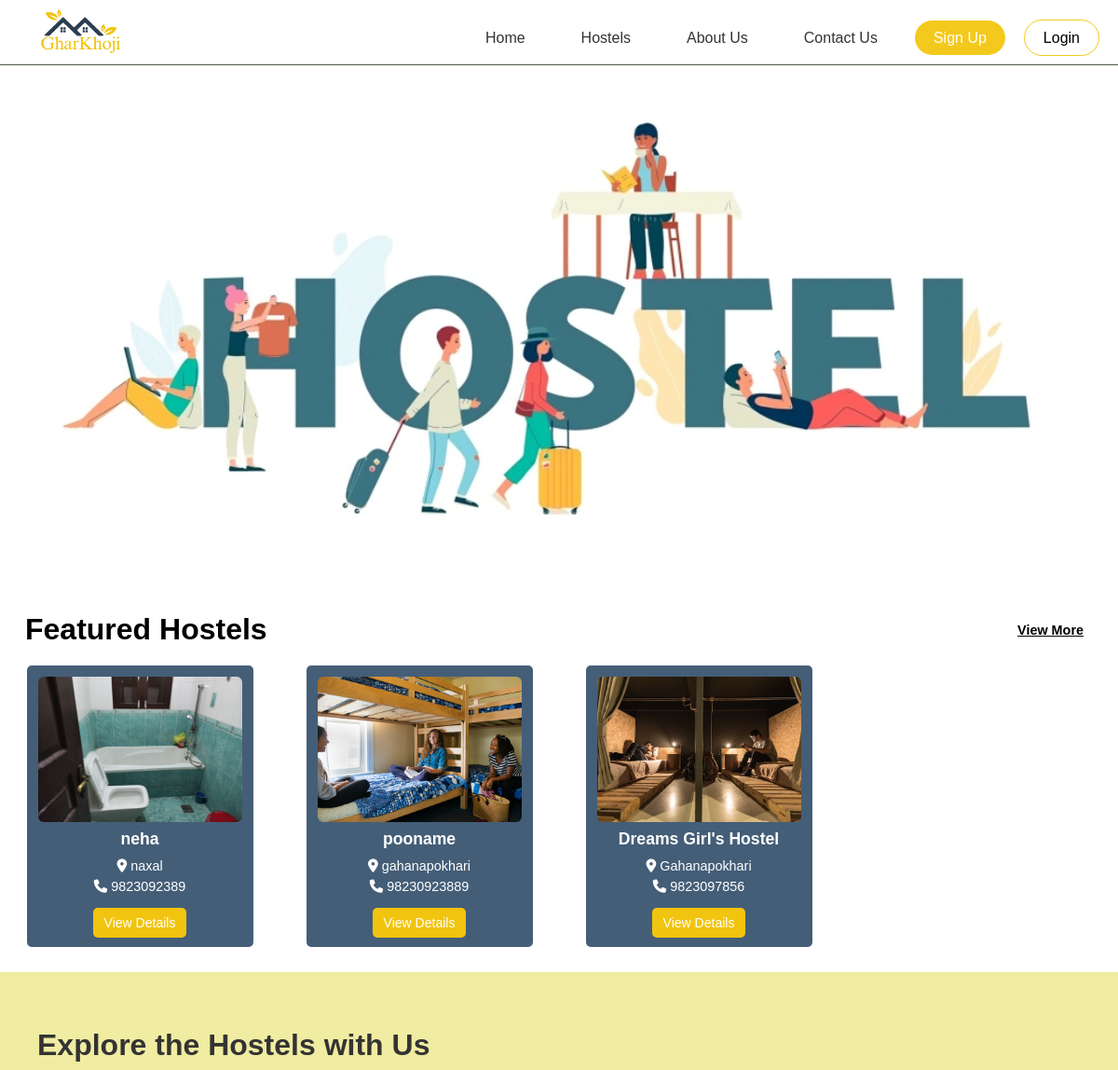
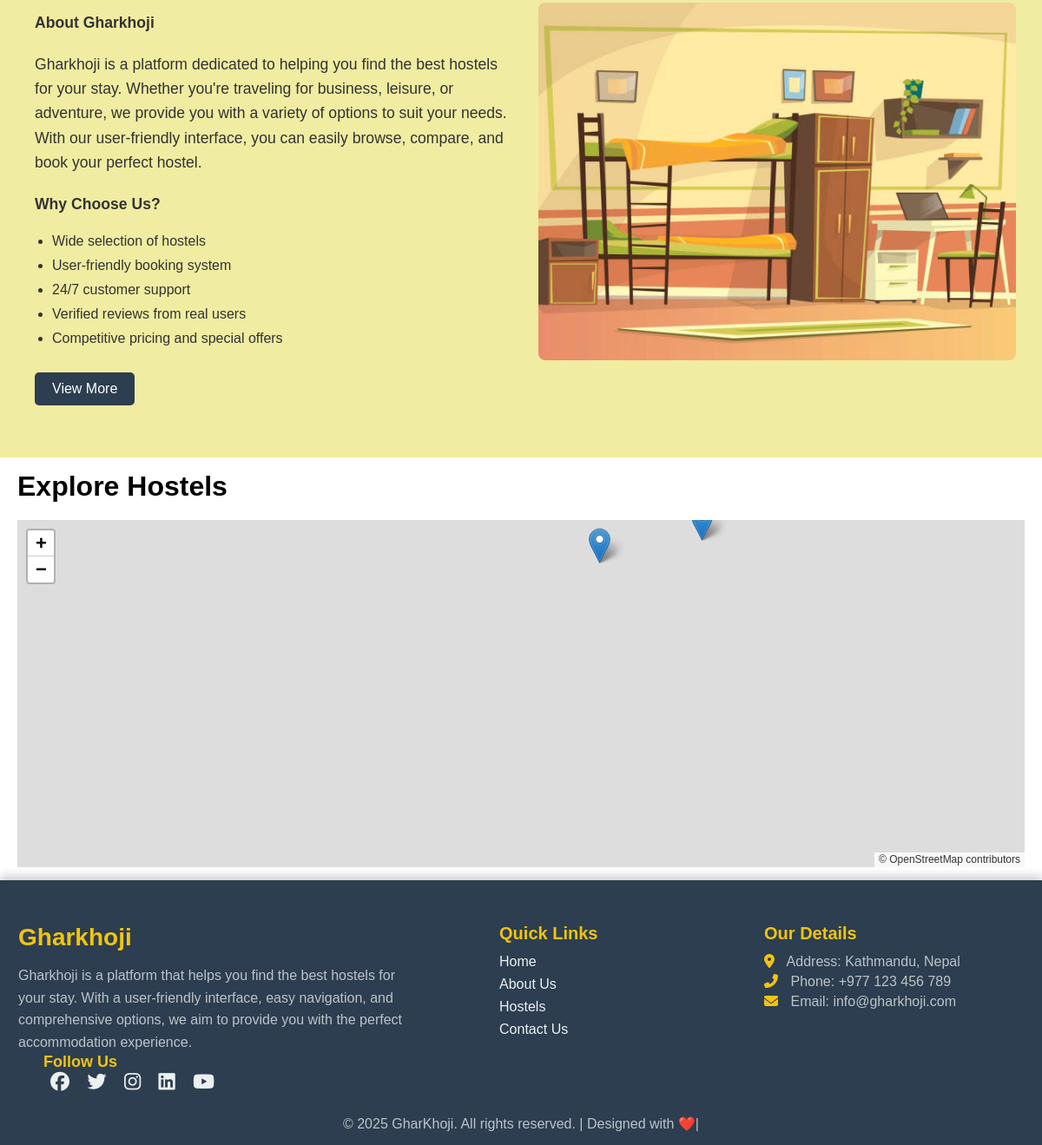
The page / on the database its author committed (2 pictures, top to bottom).
### app/models.py (models this page shows, shortened)
class HostelProperty(models.Model):
    HOSTEL_TYPES = [
        ('Boy', 'Boy'),
        ('Girl', 'Girl')
    ]
    STATUS_CHOICES = [('pending', 'Pending'), ('approved', 'Approved'), ('rejected', 'Rejected')]
    AVAILABILITY_STATUS = [
        ('available', 'Available'),
        ('unavailable', 'Unavailable')
    ]
    unique_id = models.CharField(max_length=10, unique=True, editable=False)
    title = models.CharField(max_length=255)
    hostel_type = models.CharField(max_length=10, choices=HOSTEL_TYPES)
    description = models.TextField()
    phone_number = models.CharField(max_length=15)
    email = models.EmailField()
    location = models.CharField(max_length=255)
    latitude = models.FloatField(null=True, blank=True)
    longitude = models.FloatField(null=True, blank=True)
    single_beds = models.PositiveIntegerField()
    shared_2_beds = models.PositiveIntegerField()
    shared_3_beds = models.PositiveIntegerField()
    price_single_bed = models.DecimalField(max_digits=10, decimal_places=2)
    price_shared_2_beds = models.DecimalField(max_digits=10, decimal_places=2)
    price_shared_3_beds = models.DecimalField(max_digits=10, decimal_places=2)
    availability = models.CharField(max_length=15, choices=AVAILABILITY_STATUS)
    rules = models.TextField()
    pan_number = models.CharField(max_length=50)
    amenities = models.TextField()  # Store as JSON or comma-separated values
    approval_status = models.CharField(max_length=10, choices=STATUS_CHOICES, default='pending')
    created_at = models.DateTimeField(auto_now_add=True)
    class Meta:
        verbose_name_plural = "Hostel Details"

class HostelImage(models.Model):
    hostel = models.ForeignKey(HostelProperty, on_delete=models.CASCADE, related_name='images')
    image = models.ImageField(upload_to='hostel_images/')

### app/views.py (the view)
# urls.py: path('', views.HomePage, name='home'),
def HomePage(request):
    Hostels = HostelProperty.objects.filter(approval_status='approved')  # Only fetch approved properties initially
    return render(request, 'home.html', {'Hostels':Hostels})

### templates/home.html (shortened to what this page needs)
{% extends "base.html" %}
{% load static %}
{% block styles %}
  <link rel="stylesheet" href="{% static 'css/home.css' %}">
  <link rel="stylesheet" href="https://unpkg.com/leaflet@1.9.4/dist/leaflet.css"
/>
{% endblock styles%}
{%block content %}
    <main>
        <section class="image">
            <div class="hostel-image-container">
                <img src="{% static 'img/hostel1.png' %}" alt="GharKhoji Banner">
            </div>
        </section>
        <section class="featured-hostels">
            <div class="header-row">
                <h2>Featured Hostels</h2>
                <h4>View More</h4>
            </div>
            <div class="outer-card">
                {% for hostel in Hostels %}
                  <div class="inner-card">
                    <div class="image-wrapper">
                      {% if hostel.images.all %}
                      <img src="{{ hostel.images.first.image.url }}" alt="{{ hostel.title }}">
                  {% else %}
                      <img src="{% static 'img/image.jpg' %}" alt="Default Image">
                  {% endif %}
                    </div>
                    <div class="content">
                      <p>{{ hostel.title }}</p>
                      <span><i class="fa-solid fa-location-dot"></i> {{ hostel.location }}</span>
                      <span><i class="fa-solid fa-phone"></i> {{ hostel.phone_number }}</span>
                    </div>
                    <div class="view-details-container">
                      <a href="{% url 'hosteldetails' hostel.id %}"><button class="view-details-btn">View Details</button></a>
                    </div>
                  </div>
                {% empty %}
                  <p>No hostels available at the moment.</p>
                {% endfor %}
              </div>
        </section>
        <section class="explore-section">
            <div class="explore-content">
              <div class="explore-info">
                <h2>Explore the Hostels with Us</h2>
                <p><strong>About Gharkhoji</strong></p>
                <p>Gharkhoji is a platform dedicated to helping you find the best hostels for your stay. Whether you're traveling for business, leisure, or adventure, we provide you with a variety of options to suit your needs. With our user-friendly interface, you can easily browse, compare, and book your perfect hostel.</p>
                <p><strong>Why Choose Us?</strong></p>
                <ul>
                  <li>Wide selection of hostels</li>
                  <li>User-friendly booking system</li>
                  <li>24/7 customer support</li>
                  <li>Verified reviews from real users</li>
                  <li>Competitive pricing and special offers</li>
                </ul>
                <a href="{% url 'aboutus' %}">
                    <button class="view-more-btn">View More</button>
                </a>
              </div>
              <div class="explore-image">
                <img src="{% static 'img/login.jpg' %}" alt="Explore Gharkhoji" class="explore-img">
              </div>
            </div>
        </section>
        <section class="map-section">
            <h2>Explore Hostels</h2>
            <div id="map" class="map-container">
            </div>
        </section>
    </main>
    {% endblock %}

### static/css/base.css (style rules this page uses)
* { margin: 0; padding: 0; box-sizing: border-box; font-family: Arial, sans-serif; }

### static/css/home.css (style rules this page uses)
* { margin: 0; padding: 0; box-sizing: border-box; font-family: Arial, sans-serif; }
.image { display: flex; justify-content: center; align-items: center; padding: 0; margin-top: 70px; }
.hostel-image-container { width: 100%; height: 70vh; display: flex; justify-content: center; align-items: center; overflow: hidden; }
.hostel-image-container img { width: 100%; height: 100%; object-fit: cover; object-position: center 34%; }
.featured-hostels { padding: 15px; }
.featured-hostels .header-row { display: flex; justify-content: space-between; align-items: center; margin-bottom: 8px; }
.featured-hostels h2 { font-size: 2rem; margin: 12px; }
.featured-hostels h4 { font-size: 0.9rem; color: #000000; cursor: pointer; text-decoration: underline; margin: 22px; }
.outer-card { display: grid; grid-template-columns: repeat(4, 1fr); gap: 30px; width: 100%; }
.inner-card { background-color: #445e78; border-radius: 5px; width: 90%; margin: 0 auto; overflow: hidden; }
.image-wrapper { width: 100%; height: 180px; overflow: hidden; }
.image-wrapper img { width: 100%; height: 100%; object-fit: cover; padding:12px; border-radius: 18px; }
.content { padding: 15px; text-align: center; }
.content p { font-size: 1.1rem; font-weight: bold; color: #fff; margin-top: -19px; margin-bottom: 10px; }
.content span { display: block; font-size: 0.9rem; color: #fff; margin-top: 6px; }
.view-details-container { text-align: center; margin-bottom: 10px; }
.view-details-btn { background-color: #F1C40F; color: white; font-size: 14px; padding: 8px 12px; border: none; border-radius: 5px; cursor: pointer; transition: 0.3s ease-in-out; }
.explore-section { padding: 40px 20px; background-color: #f0eca1; font-family: Arial, sans-serif; margin-bottom: 15px; margin-top:12px; }
.explore-content { display: flex; justify-content: space-between; align-items: center; width: 100%; max-width: 1200px; margin: 0 auto; }
.explore-info { flex: 1; padding: 20px; color: #333; }
.explore-info h2 { font-size: 2rem; margin-bottom: 20px; }
.explore-info p { font-size: 1.1rem; line-height: 1.6; margin-bottom: 20px; }
.explore-info ul { list-style-type: disc; padding-left: 20px; }
.explore-info ul li { margin-bottom: 10px; }
.explore-image { flex: 1; padding: 10px; }
.explore-img { width: 100%; height: auto; border-radius: 8px; }
.view-more-btn { background-color: #2C3E50; color: white; font-size: 1rem; padding: 10px 20px; border: none; border-radius: 5px; cursor: pointer; margin-top: 20px; }
.map-section { padding: 0px 20px; margin-bottom: 15px; }
.map-section h2 { font-size: 2rem; margin-bottom: 20px; }
.map-container { width: 100%; height: 400px; }

### rows shown on the page
HostelProperty: images.first.image (picture), title "neha", location "naxal", phone_number "9823092389"
HostelProperty: images.first.image (picture), title "pooname", location "gahanapokhari", phone_number "98230923889"
HostelProperty: images.first.image (picture), title "Dreams Girl's Hostel", location "Gahanapokhari", phone_number "9823097856"
